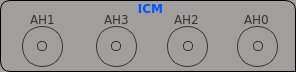
   <widget class="QFrame" name="analogHighway">
    <property name="geometry">
     <rect>
      <x>54</x>
      <y>6</y>
      <width>296</width>
      <height>72</height>
     </rect>
    </property>
    <property name="styleSheet">
     <string notr="true">QFrame{
border-top-right-radius:10px;
border-top-left-radius:10px;
border-bottom-left-radius:10px;
border-bottom-right-radius:0px;
border:1px solid black; background-color: qlineargradient(x1: 0, y1: 0, x2: 0, y2: 1,stop: 0 #a09f9e, stop: 1 #a09f9e);
}
QLabel{border:1px solid rgba(0,0,0,0);
background-color: rgb(0, 0, 0,0);
}

</string>
    </property>
    <property name="frameShape">
     <enum>QFrame::StyledPanel</enum>
    </property>
    <property name="frameShadow">
     <enum>QFrame::Raised</enum>
    </property>
    <widget class="QLabel" name="ah3_label">
     <property name="geometry">
      <rect>
       <x>100</x>
       <y>11</y>
       <width>38</width>
       <height>17</height>
      </rect>
     </property>
     <property name="font">
      <font>
       <family>DejaVu Sans</family>
       <pointsize>9</pointsize>
       <weight>50</weight>
       <bold>false</bold>
      </font>
     </property>
     <property name="styleSheet">
      <string notr="true">color: rgb(53, 53, 53);</string>
     </property>
     <property name="text">
      <string>AH3</string>
     </property>
    </widget>
    <widget class="QLabel" name="ah1_label">
     <property name="geometry">
      <rect>
       <x>26</x>
       <y>11</y>
       <width>38</width>
       <height>17</height>
      </rect>
     </property>
     <property name="font">
      <font>
       <family>DejaVu Sans</family>
       <pointsize>9</pointsize>
       <weight>50</weight>
       <bold>false</bold>
      </font>
     </property>
     <property name="styleSheet">
      <string notr="true">color: rgb(53, 53, 53);</string>
     </property>
     <property name="text">
      <string>AH1</string>
     </property>
    </widget>
    <widget class="QFrame" name="ah1_outer">
     <property name="geometry">
      <rect>
       <x>22</x>
       <y>26</y>
       <width>41</width>
       <height>41</height>
      </rect>
     </property>
     <property name="styleSheet">
      <string notr="true">border:1px solid rgb(53, 53, 53);border-radius:20px;
image: url(:/new/prefix1/Button-Blank-Gray-icon.png);</string>
     </property>
     <property name="frameShape">
      <enum>QFrame::StyledPanel</enum>
     </property>
     <property name="frameShadow">
      <enum>QFrame::Raised</enum>
     </property>
     <widget class="QFrame" name="ah1_inner">
      <property name="geometry">
       <rect>
        <x>15</x>
        <y>15</y>
        <width>10</width>
        <height>10</height>
       </rect>
      </property>
      <property name="styleSheet">
       <string notr="true">border:1px solid rgb(53, 53, 53);border-radius:4px;
</string>
      </property>
      <property name="frameShape">
       <enum>QFrame::StyledPanel</enum>
      </property>
      <property name="frameShadow">
       <enum>QFrame::Raised</enum>
      </property>
     </widget>
    </widget>
    <widget class="QFrame" name="ah3_outer">
     <property name="geometry">
      <rect>
       <x>96</x>
       <y>26</y>
       <width>41</width>
       <height>41</height>
      </rect>
     </property>
     <property name="styleSheet">
      <string notr="true">border:1px solid rgb(53, 53, 53);border-radius:20px;
image: url(:/new/prefix1/Button-Blank-Gray-icon.png);</string>
     </property>
     <property name="frameShape">
      <enum>QFrame::StyledPanel</enum>
     </property>
     <property name="frameShadow">
      <enum>QFrame::Raised</enum>
     </property>
     <widget class="QFrame" name="ah_inner">
      <property name="geometry">
       <rect>
        <x>15</x>
        <y>15</y>
        <width>10</width>
        <height>10</height>
       </rect>
      </property>
      <property name="styleSheet">
       <string notr="true">border:1px solid rgb(53, 53, 53);border-radius:4px;
</string>
      </property>
      <property name="frameShape">
       <enum>QFrame::StyledPanel</enum>
      </property>
      <property name="frameShadow">
       <enum>QFrame::Raised</enum>
      </property>
     </widget>
    </widget>
    <widget class="QLabel" name="ah_label">
     <property name="geometry">
      <rect>
       <x>7</x>
       <y>0</y>
       <width>287</width>
       <height>16</height>
      </rect>
     </property>
     <property name="font">
      <font>
       <family>DejaVu Sans</family>
       <weight>75</weight>
       <bold>true</bold>
      </font>
     </property>
     <property name="styleSheet">
      <string notr="true">/*background-color:blue;
color: rgb(0, 85, 255);
color:white;
border:1px solid black;
border-radius:8px;*/
color: rgb(0, 85, 255);</string>
     </property>
     <property name="text">
      <string>ICM</string>
     </property>
     <property name="alignment">
      <set>Qt::AlignCenter</set>
     </property>
    </widget>
    <widget class="QLabel" name="ah0_label">
     <property name="geometry">
      <rect>
       <x>240</x>
       <y>11</y>
       <width>43</width>
       <height>17</height>
      </rect>
     </property>
     <property name="font">
      <font>
       <family>DejaVu Sans</family>
       <pointsize>9</pointsize>
       <weight>50</weight>
       <bold>false</bold>
      </font>
     </property>
     <property name="styleSheet">
      <string notr="true">color: rgb(53, 53, 53);
background-color: rgb(0, 0, 0,0);</string>
     </property>
     <property name="text">
      <string>AH0</string>
     </property>
    </widget>
    <widget class="QFrame" name="ah0_outer">
     <property name="geometry">
      <rect>
       <x>237</x>
       <y>26</y>
       <width>41</width>
       <height>41</height>
      </rect>
     </property>
     <property name="styleSheet">
      <string notr="true">border:1px solid rgb(53, 53, 53);border-radius:20px;
image: url(:/new/prefix1/Button-Blank-Gray-icon.png);</string>
     </property>
     <property name="frameShape">
      <enum>QFrame::StyledPanel</enum>
     </property>
     <property name="frameShadow">
      <enum>QFrame::Raised</enum>
     </property>
     <widget class="QFrame" name="ah0_inner">
      <property name="geometry">
       <rect>
        <x>16</x>
        <y>15</y>
        <width>10</width>
        <height>10</height>
       </rect>
      </property>
      <property name="styleSheet">
       <string notr="true">border:1px solid rgb(53, 53, 53);border-radius:4px;
</string>
      </property>
      <property name="frameShape">
       <enum>QFrame::StyledPanel</enum>
      </property>
      <property name="frameShadow">
       <enum>QFrame::Raised</enum>
      </property>
     </widget>
    </widget>
    <widget class="QLabel" name="ah2_label">
     <property name="geometry">
      <rect>
       <x>170</x>
       <y>11</y>
       <width>35</width>
       <height>17</height>
      </rect>
     </property>
     <property name="font">
      <font>
       <family>DejaVu Sans</family>
       <pointsize>9</pointsize>
       <weight>50</weight>
       <bold>false</bold>
      </font>
     </property>
     <property name="styleSheet">
      <string notr="true">color: rgb(53, 53, 53);</string>
     </property>
     <property name="text">
      <string>AH2</string>
     </property>
    </widget>
    <widget class="QFrame" name="ah2_outer">
     <property name="geometry">
      <rect>
       <x>167</x>
       <y>26</y>
       <width>41</width>
       <height>41</height>
      </rect>
     </property>
     <property name="styleSheet">
      <string notr="true">border:1px solid rgb(53, 53, 53);border-radius:20px;
image: url(:/new/prefix1/Button-Blank-Gray-icon.png);</string>
     </property>
     <property name="frameShape">
      <enum>QFrame::StyledPanel</enum>
     </property>
     <property name="frameShadow">
      <enum>QFrame::Raised</enum>
     </property>
     <widget class="QFrame" name="ah2_inner">
      <property name="geometry">
       <rect>
        <x>16</x>
        <y>15</y>
        <width>10</width>
        <height>10</height>
       </rect>
      </property>
      <property name="styleSheet">
       <string notr="true">border:1px solid rgb(53, 53, 53);border-radius:4px;
</string>
      </property>
      <property name="frameShape">
       <enum>QFrame::StyledPanel</enum>
      </property>
      <property name="frameShadow">
       <enum>QFrame::Raised</enum>
      </property>
     </widget>
    </widget>
   </widget>
